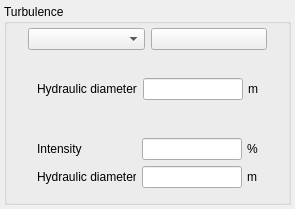
<?xml version="1.0" encoding="UTF-8"?>
<ui version="4.0">
 <class>BoundaryConditionsTurbulenceInletForm</class>
 <widget class="QWidget" name="BoundaryConditionsTurbulenceInletForm">
  <property name="geometry">
   <rect>
    <x>0</x>
    <y>0</y>
    <width>295</width>
    <height>209</height>
   </rect>
  </property>
  <property name="windowTitle">
   <string>Form</string>
  </property>
  <layout class="QGridLayout">
   <property name="margin">
    <number>4</number>
   </property>
   <property name="spacing">
    <number>-1</number>
   </property>
   <item row="0" column="0">
    <widget class="QGroupBox" name="groupBoxTurbulence">
     <property name="title">
      <string>Turbulence</string>
     </property>
     <layout class="QGridLayout">
      <property name="margin">
       <number>4</number>
      </property>
      <property name="spacing">
       <number>-1</number>
      </property>
      <item row="0" column="0">
       <layout class="QHBoxLayout">
        <property name="spacing">
         <number>6</number>
        </property>
        <property name="margin">
         <number>0</number>
        </property>
        <item>
         <spacer>
          <property name="orientation">
           <enum>Qt::Horizontal</enum>
          </property>
          <property name="sizeHint" stdset="0">
           <size>
            <width>20</width>
            <height>159</height>
           </size>
          </property>
         </spacer>
        </item>
        <item>
         <layout class="QVBoxLayout">
          <property name="spacing">
           <number>6</number>
          </property>
          <property name="margin">
           <number>0</number>
          </property>
          <item>
           <layout class="QHBoxLayout">
            <property name="spacing">
             <number>6</number>
            </property>
            <property name="margin">
             <number>0</number>
            </property>
            <item>
             <widget class="QComboBox" name="comboBoxTurbulence"/>
            </item>
            <item>
             <widget class="QPushButton" name="pushButtonTurb">
              <property name="text">
               <string/>
              </property>
              <property name="icon">
               <iconset resource="resources_pages.qrc">
                <normaloff>:/new/prefix1/icons/22x22/edit-find-replace.png</normaloff>:/new/prefix1/icons/22x22/edit-find-replace.png</iconset>
              </property>
              <property name="iconSize">
               <size>
                <width>22</width>
                <height>22</height>
               </size>
              </property>
             </widget>
            </item>
           </layout>
          </item>
          <item>
           <widget class="QFrame" name="frameTurbDiameter">
            <property name="minimumSize">
             <size>
              <width>16</width>
              <height>42</height>
             </size>
            </property>
            <property name="frameShape">
             <enum>QFrame::NoFrame</enum>
            </property>
            <property name="frameShadow">
             <enum>QFrame::Raised</enum>
            </property>
            <layout class="QGridLayout">
             <property name="margin">
              <number>9</number>
             </property>
             <property name="spacing">
              <number>6</number>
             </property>
             <item row="0" column="0">
              <layout class="QGridLayout">
               <property name="margin">
                <number>0</number>
               </property>
               <property name="spacing">
                <number>6</number>
               </property>
               <item row="0" column="0">
                <widget class="QLabel" name="labelDiameter">
                 <property name="text">
                  <string>Hydraulic diameter</string>
                 </property>
                </widget>
               </item>
               <item row="0" column="1">
                <widget class="QLineEdit" name="lineEditDiameter">
                 <property name="minimumSize">
                  <size>
                   <width>100</width>
                   <height>0</height>
                  </size>
                 </property>
                 <property name="maximumSize">
                  <size>
                   <width>100</width>
                   <height>16777215</height>
                  </size>
                 </property>
                 <property name="toolTip">
                  <string>Inlet hydraulic diameter =
4S/P with S=surface and P=perimeter of wet wall</string>
                 </property>
                </widget>
               </item>
               <item row="0" column="2">
                <widget class="QLabel" name="labelUnitDiameter">
                 <property name="text">
                  <string>m</string>
                 </property>
                </widget>
               </item>
              </layout>
             </item>
            </layout>
           </widget>
          </item>
          <item>
           <widget class="QFrame" name="frameTurbIntensity">
            <property name="minimumSize">
             <size>
              <width>16</width>
              <height>70</height>
             </size>
            </property>
            <property name="frameShape">
             <enum>QFrame::NoFrame</enum>
            </property>
            <property name="frameShadow">
             <enum>QFrame::Raised</enum>
            </property>
            <layout class="QGridLayout">
             <property name="margin">
              <number>9</number>
             </property>
             <property name="spacing">
              <number>0</number>
             </property>
             <item row="0" column="0">
              <layout class="QGridLayout">
               <property name="margin">
                <number>0</number>
               </property>
               <property name="spacing">
                <number>6</number>
               </property>
               <item row="0" column="0">
                <widget class="QLabel" name="labelIntensity">
                 <property name="text">
                  <string>Intensity</string>
                 </property>
                </widget>
               </item>
               <item row="0" column="1">
                <widget class="QLineEdit" name="lineEditIntensity">
                 <property name="minimumSize">
                  <size>
                   <width>100</width>
                   <height>0</height>
                  </size>
                 </property>
                 <property name="maximumSize">
                  <size>
                   <width>100</width>
                   <height>16777215</height>
                  </size>
                 </property>
                 <property name="toolTip">
                  <string>turbulent intensity expressed in percent </string>
                 </property>
                </widget>
               </item>
               <item row="0" column="2">
                <widget class="QLabel" name="labelUnitIntensity">
                 <property name="text">
                  <string>%</string>
                 </property>
                </widget>
               </item>
               <item row="1" column="0">
                <widget class="QLabel" name="labelDiameterIntens">
                 <property name="text">
                  <string>Hydraulic diameter</string>
                 </property>
                </widget>
               </item>
               <item row="1" column="1">
                <widget class="QLineEdit" name="lineEditDiameterIntens">
                 <property name="minimumSize">
                  <size>
                   <width>100</width>
                   <height>0</height>
                  </size>
                 </property>
                 <property name="maximumSize">
                  <size>
                   <width>100</width>
                   <height>16777215</height>
                  </size>
                 </property>
                 <property name="toolTip">
                  <string>Inlet hydraulic diameter =
4S/P with S=surface and P=perimeter of wet wall</string>
                 </property>
                </widget>
               </item>
               <item row="1" column="2">
                <widget class="QLabel" name="labelUnitDiameterintens">
                 <property name="text">
                  <string>m</string>
                 </property>
                </widget>
               </item>
              </layout>
             </item>
            </layout>
           </widget>
          </item>
         </layout>
        </item>
        <item>
         <spacer>
          <property name="orientation">
           <enum>Qt::Horizontal</enum>
          </property>
          <property name="sizeHint" stdset="0">
           <size>
            <width>20</width>
            <height>159</height>
           </size>
          </property>
         </spacer>
        </item>
       </layout>
      </item>
     </layout>
    </widget>
   </item>
  </layout>
 </widget>
 <resources>
  <include location="resources_pages.qrc"/>
 </resources>
 <connections/>
</ui>
